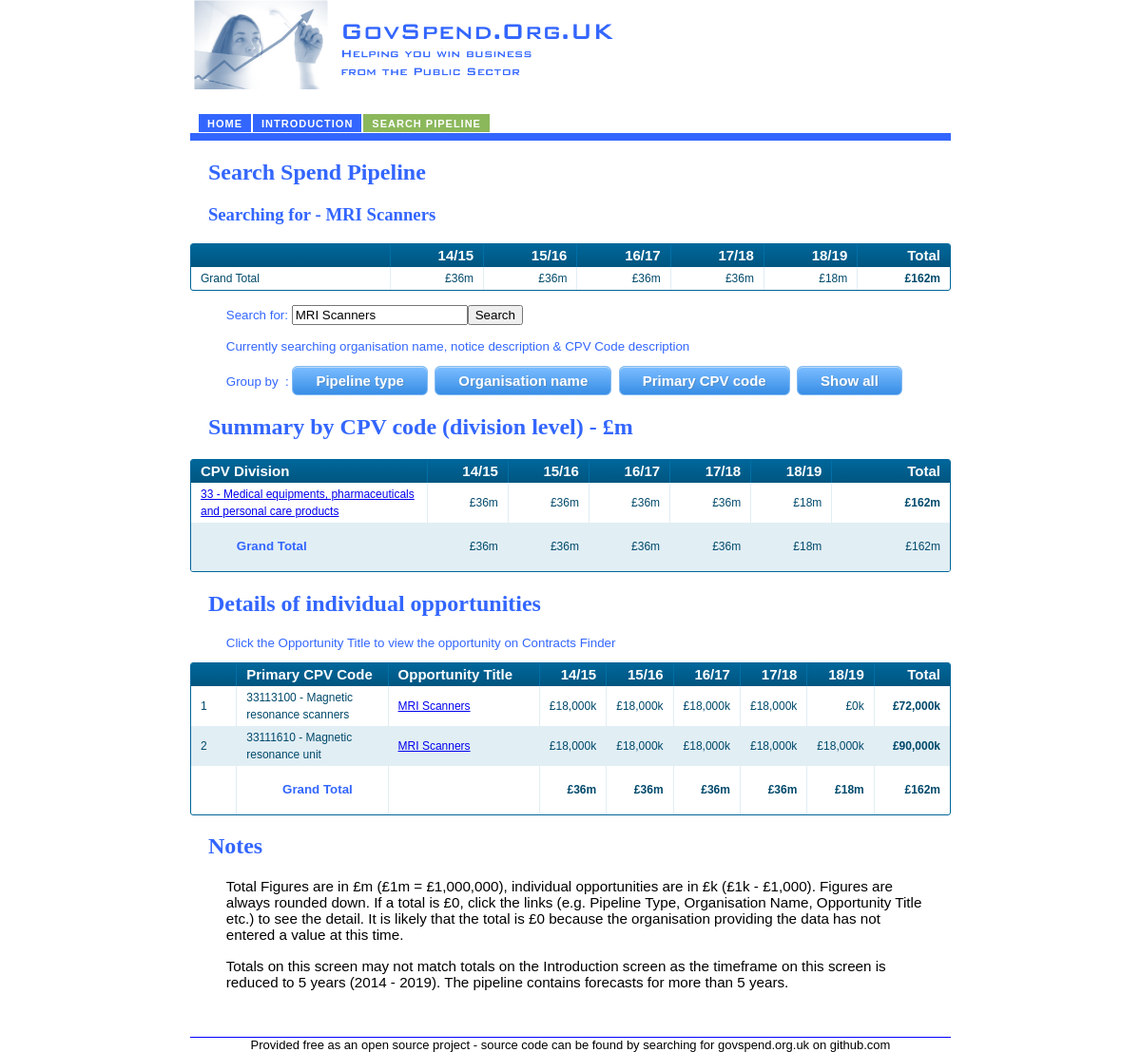
Screenshot of /pipeline.php?analyse=cpv_code&term=MRI Scanners with the database file from the repository.
### tables this page shows
CREATE TABLE IF NOT EXISTS `pipeline` (
  `id` bigint(20) unsigned NOT NULL AUTO_INCREMENT,
  `NoticeOrganisationName` text,
  `NoticeTitle` text,
  `PipelineType` text,
  `ReferenceNumber` text,
  `Confidence` text,
  `SpendFinancial2012_13` bigint(20) unsigned DEFAULT NULL,
  `SpendFinancial2013_14` bigint(20) unsigned DEFAULT NULL,
  `SpendFinancial2014_15` bigint(20) unsigned DEFAULT NULL,
  `SpendFinancial2015_16` bigint(20) unsigned DEFAULT NULL,
  `SpendFinancial2016_17` bigint(20) unsigned DEFAULT NULL,
  `SpendFinancial2017_18` bigint(20) unsigned DEFAULT NULL,
  `SpendFinancial2018_19` bigint(20) unsigned DEFAULT NULL,
  `TotalCapitalCost` text,
  `DeliveryLocation` text,
  `DeliveryLocationNUTSCode` text,
  `DeliveryLocationLAUCode` text,
  `DeliveryLocationComments` text,
  `StartDate` text,
  `ApproachToMarket` text,
  `ApproachDate` text,
  `LastChangeDate` text,
  `PublishedDate` text,
  `ContactEmail` text,
  `BuyerGroupID` text,
  `BuyerGroupName` text,
  `NumberOfDocuments` text,
  `CPVCodes` text,
  `NoticeID` text,
  `ParentNoticeID` text,
  `RootNoticeID` text,
  `TopBuyerGroup` text,
  `TopBuyerGroupName` text,
  `TopLevelDepartment` text,
  `TopLevelDepartmentName` text,
  `URL` text,
  PRIMARY KEY (`id`),
  UNIQUE KEY `id` (`id`)
);

### init.php (called while the page is built, shortened)
<?php
$server="http://localhost/govspend";
?>

### pipeline.php (the view, shortened to what this page needs)
<!DOCTYPE html PUBLIC "-//W3C//DTD XHTML 1.0 Transitional//EN" "http://www.w3.org/TR/xhtml1/DTD/xhtml1-transitional.dtd">
<html xmlns="http://www.w3.org/1999/xhtml">
<head>
  <link rel="stylesheet" href="main.css" type="text/css" />
  <link rel="stylesheet" href="table.css" type="text/css" />
  <link rel="stylesheet" href="button.css" type="text/css" />
</head>
<body>
<?php
    include('header_main.php');
    include('menu_pipeline_search.php');
    include("init.php");
    $cxn = mysqli_connect("$dbh", "$dbu", "$dbp", "govspend")or die("cannot connect");
    $cxn2 = mysqli_connect("$dbh", "$dbu", "$dbp", "govspend")or die("cannot connect");
    $term = $_GET['term'] ;
    $analyse = $_GET['analyse'] ;
    $name = $_GET['name'] ;
    if (strlen($name) == 0) {$name = "all"; }
    echo "<h2>Search Spend Pipeline</h1>";
    if (strlen($term) == 0 ) {echo "<h2>Searching for - All records</h2>";}
    else {echo "<h3>Searching for - $term</h3>";}
    $sql = "select ' ',
            sum(`SpendFinancial2013_14`)/1000000 as 'FY13_14',
            sum(`SpendFinancial2014_15`)/1000000 as 'FY14_15',
            sum(`SpendFinancial2015_16`)/1000000 as 'FY15_16',
            sum(`SpendFinancial2016_17`)/1000000 as 'FY16_17',
            sum(`SpendFinancial2017_18`)/1000000 as 'FY17_18',
            sum(`SpendFinancial2018_19`)/1000000 as 'FY18_19',
            sum(`TotalCapitalCost`)/1000000 as 'TotaCapitalCost'
          FROM `pipeline` as t1 LEFT JOIN `cpv-codes` as t2 on left(t1.`CPVCodes`,8) = t2.cpv_code where ";
     if (strlen($term)>0) {
        $sql = $sql . "     ((NoticeTitle like '%$term%') or (cpv_description like '%$term%') or";
        $sql = $sql . "      (NoticeOrganisationName like '%$term%'))";}
     $result=mysqli_query($cxn,$sql);
     $spend = mysqli_fetch_row($result);
     echo "<div class=\"datagrid\"><table>";
     echo "<thead> <tr>";
     echo "<th>".str_repeat("&nbsp",25)."</th>";
     echo " <th align = \"right\">14/15</th>";
     echo " <th align = \"right\">15/16</th>";
     echo " <th align = \"right\">16/17</th>";
     echo " <th align = \"right\">17/18</th>";
     echo " <th align = \"right\">18/19</th>";
     echo " <th align = \"right\">Total</th>";
     echo " </tr>";
     echo "</thead>";
     echo "<tbody><tr>";
     echo "<td>Grand Total</td>";
     echo " <td align = \"right\">£".number_format(intval($spend[2]))."m</td>";
     echo " <td align = \"right\">£".number_format(intval($spend[3]))."m</td>";
     echo " <td align = \"right\">£".number_format(intval($spend[4]))."m</td>";
     echo " <td align = \"right\">£".number_format(intval($spend[5]))."m</td>";
     echo " <td align = \"right\">£".number_format(intval($spend[6]))."m</td>";
     $total_spend = $spend[2]+$spend[3]+$spend[4]+$spend[5]+$spend[6];
     echo " <td align = \"right\"><b>£".number_format(intval($total_spend))."m</b></td>";
     echo " </tr>";
     echo "</tbody>";
     echo "</table>";
     echo "</div>";
     echo "<p><form name=\"input\" action=\"pipeline.php\" method=\"get\">";
     echo "<p style = \"color:#3366ff; font-size:10pt\">Search for: <input type=\"text\" name=\"term\" value=\"$term\">";
     echo "<input type=\"submit\" value=\"Search\">";
     echo "</form></p>";
     echo "<p style = \"color:#3366ff; font-size:10pt\">Currently searching organisation name, notice description & CPV Code description</p>";
     echo "<p style = \"color:#3366ff; font-size:10pt\">Group by &nbsp: ";
     echo "<a href=\"$server/pipeline.php?analyse=pipeline_type&term=$term\" class=tv_button>Pipeline type</a>&nbsp&nbsp";
     echo "<a href=\"$server/pipeline.php?analyse=organisation&term=$term\" class=tv_button>Organisation name</a>&nbsp&nbsp";
     echo "<a href=\"$server/pipeline.php?analyse=cpv_code&term=$term\" class=tv_button>Primary CPV code</a>&nbsp&nbsp";
     echo "<a href=\"$server/pipeline.php\" class=tv_button>Show all</a>&nbsp&nbsp";
  if  ($analyse == "pipeline_type") {echo "<h2>Summary by Pipeline Type - £m</h2>";}
  elseif  ($analyse == "organisation") {echo "<h2>Summary by Organisation - £m</h2>";}
  elseif  ($analyse == "cpv_code") {echo "<h2>Summary by CPV code (division level) - £m</h2>";}
?>
<div class="datagrid"><table>
  <colgroup>
    <col span="1" style="width: 20%;">
    <col span="1" style="width: 6%;">
    <col span="1" style="width: 6%;">
    <col span="1" style="width: 6%;">
    <col span="1" style="width: 6%;">
    <col span="1" style="width: 6%;">
    <col span="1" style="width: 10%;">
  </colgroup>
  <thead>
    <tr>
<?php
      if ($analyse == "pipeline_type") {echo "<th>Pipeline Type</th>";}
      elseif ($analyse == "title") {echo "<th>Notice title</th>";}
      elseif ($analyse == "organisation") {echo "<th>Organisation</th>";}
      elseif ($analyse == "cpv_code") {echo "<th>CPV Division</th>";}
?>
      <th align = "right">14/15</th>
      <th align = "right">15/16</th>
      <th align = "right">16/17</th>
      <th align = "right">17/18</th>
      <th align = "right">18/19</th>
      <th align = "right">Total</th>
      </tr>
    </thead>
  <tbody>
<?php
  $sql = "";
  if ($analyse == "pipeline_type") {$sql = "SELECT `PipelineType`,";}
  elseif ($analyse == "title") {$sql = "SELECT `NoticeTitle`,";}
  elseif ($analyse == "organisation") {$sql ="SELECT `NoticeOrganisationName`,";}
  elseif ($analyse == "cpv_code") {$sql ="SELECT left(`CPVCodes`,2) as cpv_summary,";}
  $sql = $sql . "
            sum(`SpendFinancial2013_14`)/1000000 as 'FY13_14',
            sum(`SpendFinancial2014_15`)/1000000 as 'FY14_15',
            sum(`SpendFinancial2015_16`)/1000000 as 'FY15_16',
            sum(`SpendFinancial2016_17`)/1000000 as 'FY16_17',
            sum(`SpendFinancial2017_18`)/1000000 as 'FY17_18',
            sum(`SpendFinancial2018_19`)/1000000 as 'FY18_19',
            sum(`TotalCapitalCost`)/1000000 as 'TotaCapitalCost'
          FROM `pipeline` as t1 LEFT JOIN `cpv-codes` as t2 on left(t1.`CPVCodes`,8) = t2.cpv_code where ";
  if (strlen($term)>0) {
    $sql = $sql . "  ((NoticeTitle like '%$term%') or (cpv_description like '%$term%') or";
    $sql = $sql . "      (NoticeOrganisationName like '%$term%'))";
    $sql = $sql . " group by ";}
  else {$sql = $sql . " 1 group by "; }
  if ($analyse == "pipeline_type") {$sql = $sql. " `PipelineType`";}
  elseif ($analyse == "title") {$sql = $sql. " `NoticeTitle`";}
  elseif ($analyse == "organisation") {$sql = $sql. " `NoticeOrganisationName`";}
  elseif ($analyse == "cpv_code") {$sql = $sql. " `cpv_summary`";}
  $result=mysqli_query($cxn,$sql);
  $colour = 0;
  $grand_total = array(0,0,0,0,0,0,0,0,0);
  while ($spend = mysqli_fetch_row($result))
    {
      if ((strlen($spend[0])>0) and ($spend[0] != "Contracts Finder - Current pipelines"))
        { if ($colour == 0) {echo "<tr><td>";$colour = 1;} else {echo "<tr  class=\"alt\"><td>";$colour = 0;}
          if ($analyse == "cpv_code")
            { $sql2 = "select * from `cpv-codes` where cpv_code = '".$spend[0]."000000'";
              $result2=mysqli_query($cxn2,$sql2);
              $spend2 = mysqli_fetch_row($result2);
              $spend[0] = $spend[0]." - ".$spend2[1];
            }
          echo "<a href=\"$server/pipeline.php?analyse=$analyse&name=".urlencode($spend[0])."\">".$spend[0]."</a></td>";
          echo "<td align = \"right\"> £".number_format(intval($spend[2]))."m</td>";
          $grand_total[2] += $spend[2];
          echo "<td align = \"right\"> £".number_format(intval($spend[3]))."m</td>";
          $grand_total[3] += $spend[3];
          echo "<td align = \"right\"> £".number_format(intval($spend[4]))."m</td>";
          $grand_total[4] += $spend[4];
          echo "<td align = \"right\"> £".number_format(intval($spend[5]))."m</td>";
          $grand_total[5] += $spend[5];
          echo "<td align = \"right\"> £".number_format(intval($spend[6]))."m</td>";
          $grand_total[6] += $spend[6];
          $total_spend = $spend[2]+$spend[3]+$spend[4]+$spend[5]+$spend[6];
          $grand_total[7] += $total_spend;
          echo "<td align = \"right\"><b>£".number_format(intval($total_spend))."m</b></td>";
          echo "</tr>";
        }
    }
          if ($colour == 0) {echo "<tr><td>";$colour = 1;} else {echo "<tr  class=\"alt\"><td>";$colour = 0;}
          echo "<p style = \"color:#3366ff; font-size:10pt\"><b>Grand Total</b></p></td>";
          echo "<td align = \"right\"> £".number_format(intval($grand_total[2]))."m</td>";
          echo "<td align = \"right\"> £".number_format(intval($grand_total[3]))."m</td>";
          echo "<td align = \"right\"> £".number_format(intval($grand_total[4]))."m</td>";
          echo "<td align = \"right\"> £".number_format(intval($grand_total[5]))."m</td>";
          echo "<td align = \"right\"> £".number_format(intval($grand_total[6]))."m</td>";
          echo "<td align = \"right\"> £".number_format(intval($grand_total[7]))."m</td>";
          echo "</tr>";
?>
</tbody>
</table></div>
<?php
$sql = "";
if (($name != "all") or (strlen($term) > 0))
{
    if ($name == "all")
    {
       if ($analyse == "pipeline_type") {$sql = " SELECT  `NoticeOrganisationName`,  `NoticeTitle`,";}
       elseif ($analyse == "title") {$sql = " SELECT `PipelineType`,`NoticeOrganisationName`,";}
       elseif ($analyse == "organisation") {$sql = " SELECT `PipelineType`, `NoticeTitle`, ";}
       elseif ($analyse == "cpv_code") {$sql = " SELECT `CPVCodes`,  `NoticeTitle`,";}
       $sql = $sql . "
            `SpendFinancial2014_15`/1000 as 'FY14_15',
            `SpendFinancial2015_16`/1000 as 'FY15_16',
            `SpendFinancial2016_17`/1000 as 'FY16_17',
            `SpendFinancial2017_18`/1000 as 'FY17_18',
            `SpendFinancial2018_19`/1000 as 'FY18_19',
            `TotalCapitalCost`/1000 as 'TotaCapitalCost',
            `URL`
          FROM `pipeline` as t1 LEFT JOIN `cpv-codes` as t2 on left(t1.`CPVCodes`,8) = t2.cpv_code where ";
          if (strlen($term)>0) {
              $sql = $sql . "   ((NoticeTitle like '%$term%') or (cpv_description like '%$term%') or";
              $sql = $sql . "      (NoticeOrganisationName like '%$term%'))";}
     }
echo "<h2>Details of individual opportunities</h2>";
echo "<p style = \"color:#3366ff; font-size:10pt\">Click the Opportunity Title to view the opportunity on Contracts Finder</p>";
  echo "<div class=\"datagrid\"><table>";
  echo "<colgroup>";
  echo "  <col span=\"1\" style=\"width: 6%;\">";
  echo "  <col span=\"1\" style=\"width: 20%;\">";
  echo "  <col span=\"1\" style=\"width: 20%;\">";
  echo "  <col span=\"1\" style=\"width: 6%;\">";
  echo "  <col span=\"1\" style=\"width: 6%;\">";
  echo "  <col span=\"1\" style=\"width: 6%;\">";
  echo "  <col span=\"1\" style=\"width: 6%;\">";
  echo "  <col span=\"1\" style=\"width: 6%;\">";
  echo "  <col span=\"1\" style=\"width: 10%;\">";
  echo "</colgroup>";
  echo "<thead>";
  echo "  <tr>";
  echo "  <th align = \"left\"></th>";
  if ($analyse == "pipeline_type") { echo "<th>Organisation </th> <th>Opportunity Title</th>";}
  elseif ($analyse == "title") { echo "<th>Pipeline Type</th> <th>Organisation</th>";}
  elseif ($analyse == "organisation") {echo "<th>Pipeline Type</th><th>Opportunity Title</th>";}
  elseif ($analyse == "cpv_code") { echo "<th>Primary CPV Code</th> <th>Opportunity Title</th>";}
  echo "    <th align = \"right\">14/15</th>";
  echo "    <th align = \"right\">15/16</th>";
  echo "    <th align = \"right\">16/17</th>";
  echo "    <th align = \"right\">17/18</th>";
  echo "    <th align = \"right\">18/19</th>";
  echo "    <th align = \"right\">Total</th>";
  echo "    </tr>";
  echo "   </thead>";
  echo " <tbody>";
  $result=mysqli_query($cxn,$sql);
  $colour = 0;
  $grand_total = array(0,0,0,0,0,0,0,0,0);
  $count = 1;
  while ($spend = mysqli_fetch_row($result))
    {
      if ((strlen($spend[0])>0) and ($spend[0] != "Contracts Finder - Current pipelines"))
        { if ($analyse == "cpv_code")
            { $sql2 = "select * from `cpv-codes` where cpv_code =  left('".$spend[0]."',8)";
              $result2=mysqli_query($cxn2,$sql2);
              $spend2 = mysqli_fetch_row($result2);
              $spend[0] = $spend2[0]." - ".$spend2[1];
            }
          if ($colour == 0) {echo "<tr><td>$count</td>";$colour = 1;} else {echo "<tr  class=\"alt\"><td>$count</td>";$colour = 0;}
          echo "<td align = \"left\"> $spend[0]</td>";
          echo "<td><a href = \"".$spend[8]."\" target=\"_blank\">".$spend[1]."</a></td>";
          $grand_total[1] += $spend[1];
          echo "<td align = \"right\"> £".number_format(intval($spend[2]))."k</td>";
          $grand_total[2] += $spend[2];
          echo "<td align = \"right\"> £".number_format(intval($spend[3]))."k</td>";
          $grand_total[3] += $spend[3];
          echo "<td align = \"right\"> £".number_format(intval($spend[4]))."k</td>";
          $grand_total[4] += $spend[4];
          echo "<td align = \"right\"> £".number_format(intval($spend[5]))."k</td>";
          $grand_total[5] += $spend[5];
          echo "<td align = \"right\"> £".number_format(intval($spend[6]))."k</td>";
          $grand_total[6] += $spend[6];
          $total_spend = $spend[1]+$spend[2]+$spend[3]+$spend[4]+$spend[5]+$spend[6];
          $grand_total[7] += $total_spend;
          echo "<td align = \"right\"><b>£".number_format(intval($total_spend))."k</b></td>";
          echo "</tr>";
          $count += 1;
        }
    }
          if ($colour == 0) {echo "<tr><td></td><td>";$colour = 1;} else {echo "<tr  class=\"alt\"><td></td><td>";$colour = 0;}
          echo "<p style = \"color:#3366ff; font-size:10pt\"><b>Grand Total</b></p></td>";
          echo "<td align = \"right\"><b> </b></td>";
          echo "<td align = \"right\"><b> £".number_format(intval($grand_total[2]/1000))."m</b></td>";
          echo "<td align = \"right\"><b> £".number_format(intval($grand_total[3]/1000))."m</b></td>";
          echo "<td align = \"right\"><b> £".number_format(intval($grand_total[4]/1000))."m</b></td>";
          echo "<td align = \"right\"><b> £".number_format(intval($grand_total[5]/1000))."m</b></td>";
          echo "<td align = \"right\"><b> £".number_format(intval($grand_total[6]/1000))."m</b></td>";
          echo "<td align = \"right\"><b> £".number_format(intval($grand_total[7]/1000))."m</b></td>";
          echo "</tr>";
          echo "</tbody>";
          echo "</table></div>";
}
?>
<h2>Notes</h2>
<p>Total Figures are in £m (£1m = £1,000,000), individual opportunities are in £k (£1k - £1,000). Figures are always rounded down.
If a total is £0, click the links (e.g. Pipeline Type, Organisation Name, Opportunity Title etc.) to see the detail.
It is likely that the total is £0 because the organisation providing the data has not entered a value at this time.</p>
<p>Totals on this screen may not match totals on the Introduction screen as the timeframe on this screen
is reduced to 5 years (2014 - 2019).  The pipeline contains forecasts for more than 5 years.</p>
<?php include ("footer.php"); ?>
</body>
</html>

### rows the page displays
pipeline: spend "33113100 - Magnetic resonance scanners", NoticeTitle "MRI Scanners", spend "18,000", spend "0", total_spend "72,000"
pipeline: spend "33111610 - Magnetic resonance unit", NoticeTitle "MRI Scanners", spend "18,000", total_spend "90,000"

### other values shown
$term "MRI Scanners"
$spend[2] "36"
$spend[3] "36"
$spend[4] "36"
$spend[5] "36"
$spend[6] "18"
$total_spend "162"
$spend[0] "33 - Medical equipments, pharmaceuticals and personal care products"
$grand_total[2] "36"
$grand_total[3] "36"
$grand_total[4] "36"
$grand_total[5] "36"
$grand_total[6] "18"
$grand_total[7] "162"
$grand_total[2]/1000 "36"
